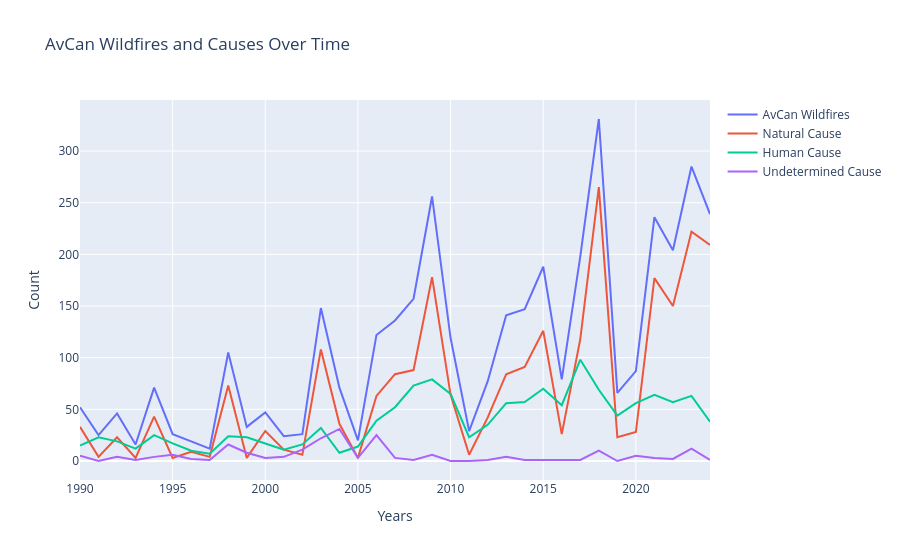

Notebook cell for this chart:
### Code cell
fig3= go.Figure()

fig3.update_layout(
    title_text = "AvCan Wildfires and Causes Over Time",
    xaxis_title = "Years",
    yaxis_title = "Count"
)

fig3.add_trace( go.Scatter(
    x = avcan_yearly["Year"],
    y = avcan_yearly["fires_n"],
    name = "AvCan Wildfires",
    showlegend = True,

    customdata = (np.column_stack([
        avcan_yearly["natural_pct"],
        avcan_yearly["human_pct"],
        avcan_yearly["undetermined_pct"]
    ])),

    hovertemplate = (
        "Year: %{x}"
        "<br>Count: %{y}"
        "<br>Natural Cause: %{customdata[0]:.2f} %"
        "<br>Human Cause: %{customdata[1]:.2f} %"
        "<br>Undetermined Cause: %{customdata[2]:.2f} %"
    )

))

fig3.add_trace(go.Scatter(
    x = avcan_yearly["Year"],
    y = avcan_yearly['natural_cause'],
    name = "Natural Cause",

    customdata = (
        avcan_yearly["natural_pct"]),


    hovertemplate = (
        "Year: %{x}"
        "<br>Count: %{y}"
        "<br>Natural Cause: %{customdata:.2f} %"
    )
    
))

fig3.add_trace(go.Scatter(
    x = avcan_yearly["Year"],
    y = avcan_yearly["human_cause"],
    name = "Human Cause",
    
    customdata = (
        avcan_yearly["human_pct"]),


    hovertemplate = (
        "Year: %{x}"
        "<br>Count: %{y}"
        "<br>Human Cause: %{customdata:.2f} %"
    )
))

fig3.add_trace(go.Scatter(
    x = avcan_yearly["Year"],
    y = avcan_yearly["undetermined_cause"],
    name = "Undetermined Cause",
    
    customdata = (
        avcan_yearly["undetermined_pct"]),


    hovertemplate = (
        "Year: %{x}"
        "<br>Count: %{y}"
        "<br>Undetermined Cause: %{customdata:.2f} %"
    )
))
fig3.show()

### Figure 1 — Plotly figure (JSON) as saved in the notebook; plotly's stock layout.template omitted (floating-point values rounded to 4 significant figures)
{"data": [{"customdata": [[63.46, 28.85, 9.615], [16.0, 92.0, 0.0], [50.0, 41.3, 8.696], [18.75, 75.0, 6.25], [60.56, 35.21, 5.634], [11.54, 65.38, 23.08], [47.37, 52.63, 10.53], [33.33, 58.33, 8.333], [69.52, 22.86, 15.24], [9.091, 69.7, 24.24], [61.7, 36.17, 6.383], [45.83, 45.83, 16.67], [23.08, 61.54, 42.31], [72.97, 21.62, 14.86], [50.7, 11.27, 43.66], [15.0, 70.0, 15.0], [51.64, 31.97, 20.49], [61.76, 38.24, 2.206], [56.05, 46.5, 0.6369], [69.53, 30.86, 2.344], [53.78, 54.62, 0.0], [20.69, 79.31, 0.0], [54.55, 45.45, 1.299], [59.57, 39.72, 2.837], [61.9, 38.78, 0.6803], [67.02, 37.23, 0.5319], [32.91, 68.35, 1.266], [59.6, 49.49, 0.5051], [80.06, 20.85, 3.021], [34.85, 66.67, 0.0], [32.18, 64.37, 5.747], [75.0, 27.12, 1.271], [73.53, 27.94, 0.9804], [77.89, 22.11, 4.211], [87.45, 15.9, 0.4184]], "hovertemplate": "Year: %{x}<br>Count: %{y}<br>Natural Cause: %{customdata[0]:.2f} %<br>Human Cause: %{customdata[1]:.2f} %<br>Undetermined Cause: %{customdata[2]:.2f} %", "name": "AvCan Wildfires", "showlegend": true, "type": "scatter", "x": [1990, 1991, 1992, 1993, 1994, 1995, 1996, 1997, 1998, 1999, 2000, 2001, 2002, 2003, 2004, 2005, 2006, 2007, 2008, 2009, 2010, 2011, 2012, 2013, 2014, 2015, 2016, 2017, 2018, 2019, 2020, 2021, 2022, 2023, 2024], "y": [52, 25, 46, 16, 71, 26, 19, 12, 105, 33, 47, 24, 26, 148, 71, 20, 122, 136, 157, 256, 119, 29, 77, 141, 147, 188, 79, 198, 331, 66, 87, 236, 204, 285, 239]}, {"customdata": [63.46, 16.0, 50.0, 18.75, 60.56, 11.54, 47.37, 33.33, 69.52, 9.091, 61.7, 45.83, 23.08, 72.97, 50.7, 15.0, 51.64, 61.76, 56.05, 69.53, 53.78, 20.69, 54.55, 59.57, 61.9, 67.02, 32.91, 59.6, 80.06, 34.85, 32.18, 75.0, 73.53, 77.89, 87.45], "hovertemplate": "Year: %{x}<br>Count: %{y}<br>Natural Cause: %{customdata:.2f} %", "name": "Natural Cause", "type": "scatter", "x": [1990, 1991, 1992, 1993, 1994, 1995, 1996, 1997, 1998, 1999, 2000, 2001, 2002, 2003, 2004, 2005, 2006, 2007, 2008, 2009, 2010, 2011, 2012, 2013, 2014, 2015, 2016, 2017, 2018, 2019, 2020, 2021, 2022, 2023, 2024], "y": [33, 4, 23, 3, 43, 3, 9, 4, 73, 3, 29, 11, 6, 108, 36, 3, 63, 84, 88, 178, 64, 6, 42, 84, 91, 126, 26, 118, 265, 23, 28, 177, 150, 222, 209]}, {"customdata": [28.85, 92.0, 41.3, 75.0, 35.21, 65.38, 52.63, 58.33, 22.86, 69.7, 36.17, 45.83, 61.54, 21.62, 11.27, 70.0, 31.97, 38.24, 46.5, 30.86, 54.62, 79.31, 45.45, 39.72, 38.78, 37.23, 68.35, 49.49, 20.85, 66.67, 64.37, 27.12, 27.94, 22.11, 15.9], "hovertemplate": "Year: %{x}<br>Count: %{y}<br>Human Cause: %{customdata:.2f} %", "name": "Human Cause", "type": "scatter", "x": [1990, 1991, 1992, 1993, 1994, 1995, 1996, 1997, 1998, 1999, 2000, 2001, 2002, 2003, 2004, 2005, 2006, 2007, 2008, 2009, 2010, 2011, 2012, 2013, 2014, 2015, 2016, 2017, 2018, 2019, 2020, 2021, 2022, 2023, 2024], "y": [15, 23, 19, 12, 25, 17, 10, 7, 24, 23, 17, 11, 16, 32, 8, 14, 39, 52, 73, 79, 65, 23, 35, 56, 57, 70, 54, 98, 69, 44, 56, 64, 57, 63, 38]}, {"customdata": [9.615, 0.0, 8.696, 6.25, 5.634, 23.08, 10.53, 8.333, 15.24, 24.24, 6.383, 16.67, 42.31, 14.86, 43.66, 15.0, 20.49, 2.206, 0.6369, 2.344, 0.0, 0.0, 1.299, 2.837, 0.6803, 0.5319, 1.266, 0.5051, 3.021, 0.0, 5.747, 1.271, 0.9804, 4.211, 0.4184], "hovertemplate": "Year: %{x}<br>Count: %{y}<br>Undetermined Cause: %{customdata:.2f} %", "name": "Undetermined Cause", "type": "scatter", "x": [1990, 1991, 1992, 1993, 1994, 1995, 1996, 1997, 1998, 1999, 2000, 2001, 2002, 2003, 2004, 2005, 2006, 2007, 2008, 2009, 2010, 2011, 2012, 2013, 2014, 2015, 2016, 2017, 2018, 2019, 2020, 2021, 2022, 2023, 2024], "y": [5, 0, 4, 1, 4, 6, 2, 1, 16, 8, 3, 4, 11, 22, 31, 3, 25, 3, 1, 6, 0, 0, 1, 4, 1, 1, 1, 1, 10, 0, 5, 3, 2, 12, 1]}], "layout": {"title": {"text": "AvCan Wildfires and Causes Over Time"}, "xaxis": {"title": {"text": "Years"}}, "yaxis": {"title": {"text": "Count"}}}}
